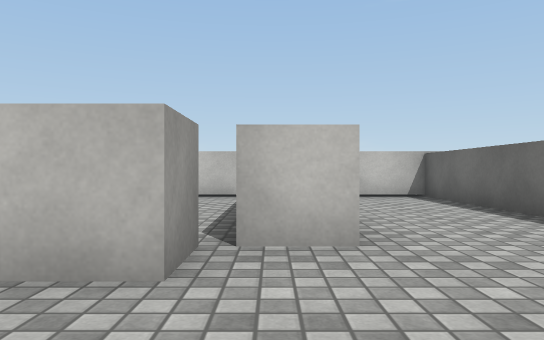
[1] (above)

15 first-person views from a walk through a scene from a Unity 3-D project. The camera is 0.62 m above the floor, looks level and sees 70° across. The floor is counted in squares, 1 m on a side. Each view is taken from the middle of a square. On the plan, view 1 faces up. The plan holds only what a view shows up to about 10 squares ahead; the rest is blank. The player is left out. Surface patterns are stand-ins for the level's own textures.

[2]
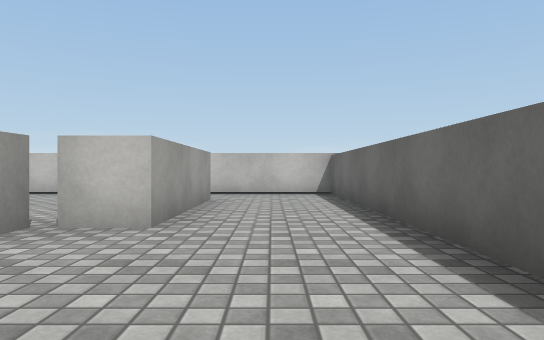

[3]
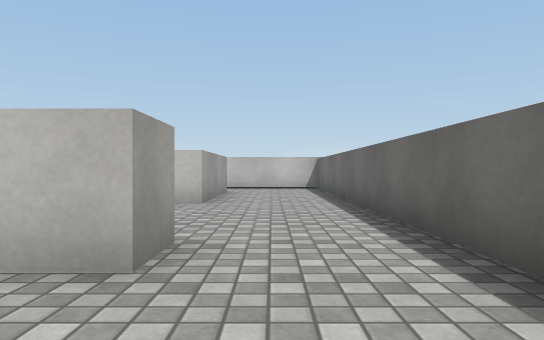

[4]
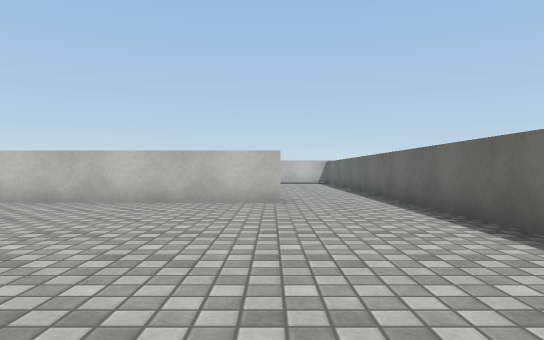

[5]
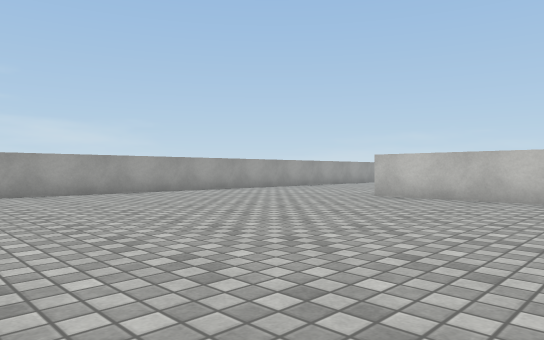

[6]
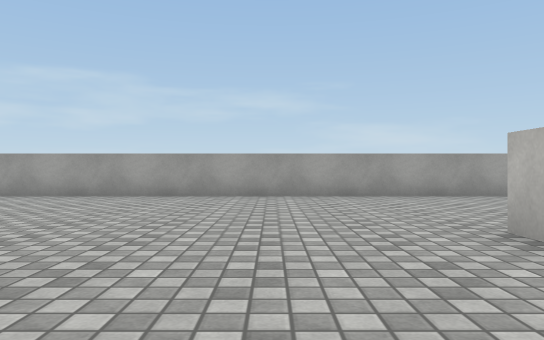

[7]
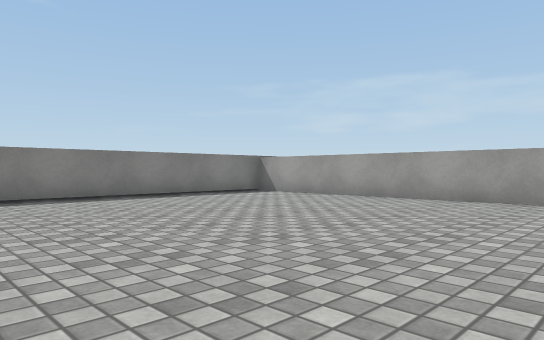

[8]
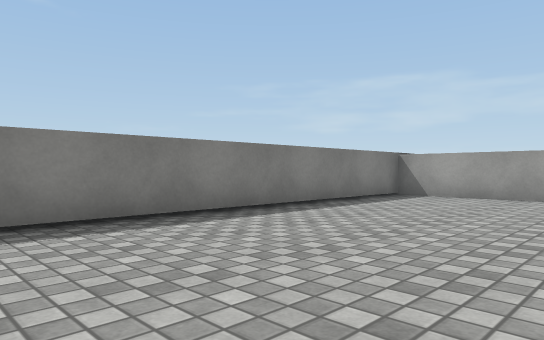

[9]
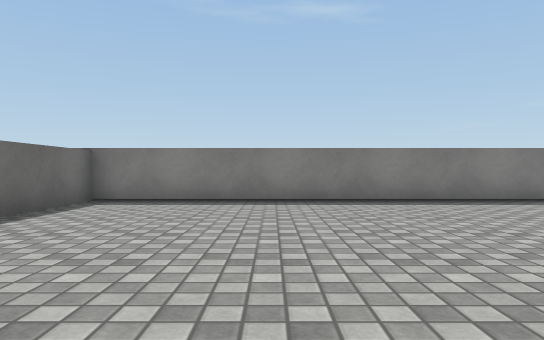

[10]
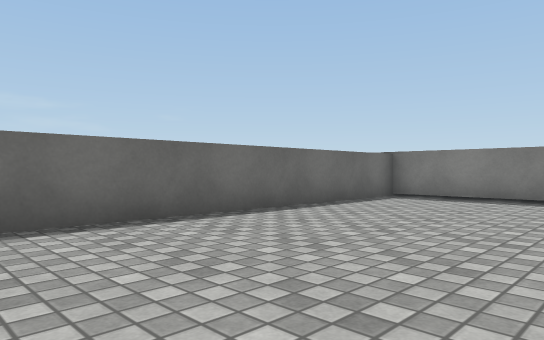

[11]
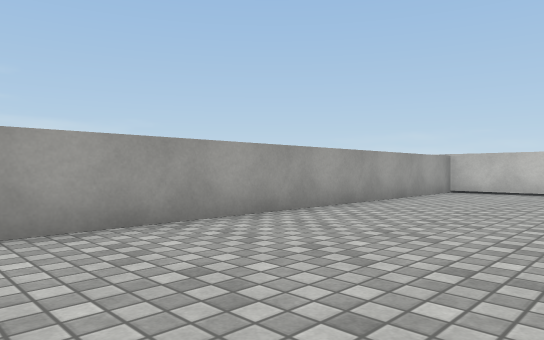

[12]
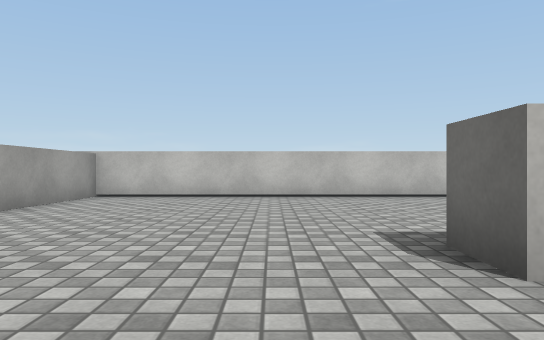

[13]
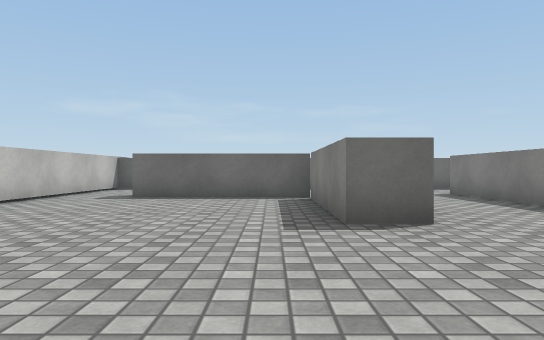

[14]
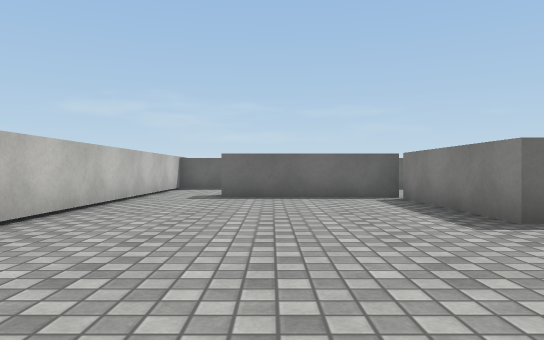

[15]
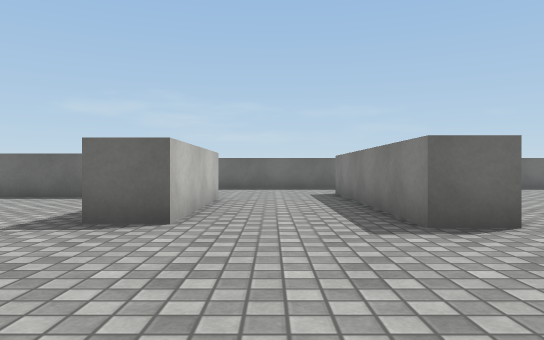

### Floor plan
Ten units are one square. View 1 is at (0, 0); x grows to the right and y downward. Boxes are objects, and circles mark ways between rooms. Rooms are numbered by the first view taken in them; rooms with no view inside come last. Other rooms are left out.
<svg viewBox="-106 -95 146 246">
<path fill="none" stroke="#000" d="M-6 -32 -6 -22M7 -71 7 -31 -3 -31M-5 7 12 7 12 17M35 14 35 -90 -5 -90M12 17 -49 17 -49 7 -5 7M-6 -22 -46 -22 -46 -32 -6 -32M-3 -31 -3 -71M-5 -90 -101 -90 -101 146 35 146 35 14"/>
<circle cx="0" cy="-5" r="3" fill="#2a7"/>
<circle cx="0" cy="-80" r="3" fill="#2a7"/>
<circle cx="25" cy="10" r="3" fill="#2a7"/>
<text x="20" y="-40">1</text>
<text x="-40" y="40">2</text>
</svg>
Room 1 opens to room 2.

Where each view was taken, in squares from view 1:
view 1: 0 up, 0 right, facing up
view 2: 1 down, 2 right, facing up
view 3: 4 down, 2 right, facing up
view 4: 9 down, 1 right, facing up
view 5: 10 down, 0 right, facing up-left
view 6: 4 down, 1 left, facing left
view 7: 6 down, 2 left, facing down-left
view 8: 10 down, 1 left, facing down-left
view 9: 7 down, 0 right, facing down
view 10: 6 down, 1 left, facing down-right
view 11: 2 down, 6 left, facing up-left
view 12: 0 up, 6 left, facing up
view 13: 4 up, 9 left, facing right
view 14: 6 up, 9 left, facing right
view 15: 1 up, 9 left, facing right
